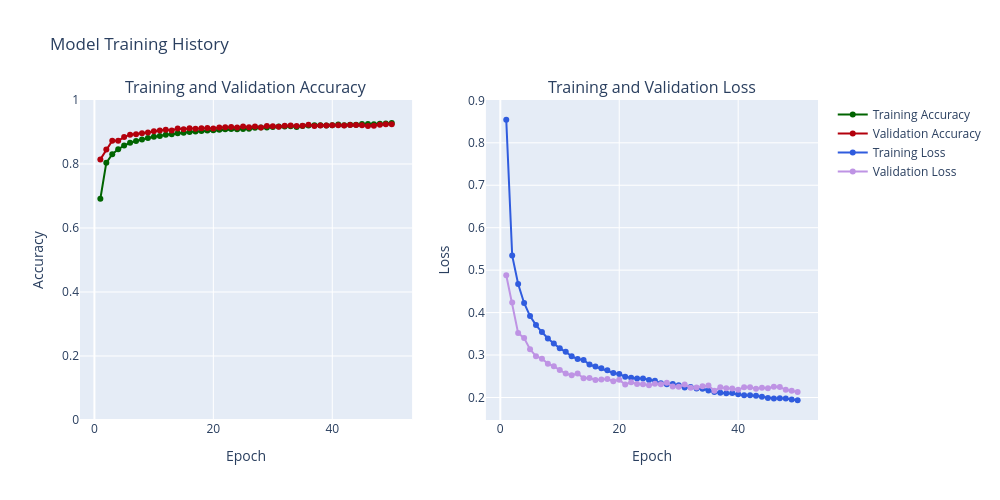

Here is the notebook cell this chart was saved with:
### Code cell
# 2D) Evaluate train and validation accuracy and loss 
def create_trace(x, y, ylabel, color):
    trace = go.Scatter(x=x,y=y,
                       name=ylabel,
                       marker=dict(color=color),
                       mode="lines+markers", 
                       text=[f"Epoch {epoch}<br>{ylabel}: {value:.4f}" for epoch, value in zip(x, y)], # Custom hover text
                       hoverinfo='text' # Show only custom text on hover
                      )
    return trace

def plot_accuracy_and_loss_plotly(history_object):
    hist = history_object.history
    acc = hist['accuracy']
    val_acc = hist['val_accuracy']
    loss = hist['loss']
    val_loss = hist['val_loss']
    
    epochs = list(range(1, len(acc) + 1))
    
    trace_ta = create_trace(epochs, acc, "Training Accuracy", "#006400") # Green
    trace_va = create_trace(epochs, val_acc, "Validation Accuracy", "#B3000C") # Red
    trace_tl = create_trace(epochs, loss, "Training Loss", "#305CDE") # Blue
    trace_vl = create_trace(epochs, val_loss, "Validation Loss", "#BE93E4") # Purple
   
    fig = make_subplots(rows=1, cols=2, subplot_titles=('Training and Validation Accuracy', 'Training and Validation Loss'))
    
    # Add traces to the first subplot (Accuracy)
    fig.add_trace(trace_ta, row=1, col=1)
    fig.add_trace(trace_va, row=1, col=1)
    
    # Add traces to the second subplot (Loss)
    fig.add_trace(trace_tl, row=1, col=2)
    fig.add_trace(trace_vl, row=1, col=2)
    
    # Update layout for x-axes
    fig.update_xaxes(title_text='Epoch', row=1, col=1)
    fig.update_xaxes(title_text='Epoch', row=1, col=2)
    
    # Update layout for y-axes
    fig.update_yaxes(title_text='Accuracy', range=[0, 1], row=1, col=1)
    fig.update_yaxes(title_text='Loss', row=1, col=2) 
    
    fig.update_layout(height=500, width=1000, title_text="Model Training History", showlegend=True)
    fig.show()

plot_accuracy_and_loss_plotly(history_CNN_Dropout)

### Figure 1 — Plotly figure (JSON) as saved in the notebook; plotly's stock layout.template omitted (floating-point values rounded to 4 significant figures)
{"data": [{"hoverinfo": "text", "marker": {"color": "#006400"}, "mode": "lines+markers", "name": "Training Accuracy", "text": ["Epoch 1<br>Training Accuracy: 0.6915", "Epoch 2<br>Training Accuracy: 0.8036", "Epoch 3<br>Training Accuracy: 0.8304", "Epoch 4<br>Training Accuracy: 0.8462", "Epoch 5<br>Training Accuracy: 0.8574", "Epoch 6<br>Training Accuracy: 0.8663", "Epoch 7<br>Training Accuracy: 0.8717", "Epoch 8<br>Training Accuracy: 0.8767", "Epoch 9<br>Training Accuracy: 0.8813", "Epoch 10<br>Training Accuracy: 0.8852", "Epoch 11<br>Training Accuracy: 0.8872", "Epoch 12<br>Training Accuracy: 0.8913", "Epoch 13<br>Training Accuracy: 0.8930", "Epoch 14<br>Training Accuracy: 0.8964", "Epoch 15<br>Training Accuracy: 0.8977", "Epoch 16<br>Training Accuracy: 0.9000", "Epoch 17<br>Training Accuracy: 0.9012", "Epoch 18<br>Training Accuracy: 0.9029", "Epoch 19<br>Training Accuracy: 0.9045", "Epoch 20<br>Training Accuracy: 0.9055", "Epoch 21<br>Training Accuracy: 0.9072", "Epoch 22<br>Training Accuracy: 0.9084", "Epoch 23<br>Training Accuracy: 0.9091", "Epoch 24<br>Training Accuracy: 0.9090", "Epoch 25<br>Training Accuracy: 0.9096", "Epoch 26<br>Training Accuracy: 0.9104", "Epoch 27<br>Training Accuracy: 0.9131", "Epoch 28<br>Training Accuracy: 0.9142", "Epoch 29<br>Training Accuracy: 0.9142", "Epoch 30<br>Training Accuracy: 0.9156", "Epoch 31<br>Training Accuracy: 0.9173", "Epoch 32<br>Training Accuracy: 0.9169", "Epoch 33<br>Training Accuracy: 0.9179", "Epoch 34<br>Training Accuracy: 0.9155", "Epoch 35<br>Training Accuracy: 0.9186", "Epoch 36<br>Training Accuracy: 0.9200", "Epoch 37<br>Training Accuracy: 0.9207", "Epoch 38<br>Training Accuracy: 0.9208", "Epoch 39<br>Training Accuracy: 0.9199", "Epoch 40<br>Training Accuracy: 0.9214", "Epoch 41<br>Training Accuracy: 0.9235", "Epoch 42<br>Training Accuracy: 0.9212", "Epoch 43<br>Training Accuracy: 0.9227", "Epoch 44<br>Training Accuracy: 0.9229", "Epoch 45<br>Training Accuracy: 0.9253", "Epoch 46<br>Training Accuracy: 0.9250", "Epoch 47<br>Training Accuracy: 0.9245", "Epoch 48<br>Training Accuracy: 0.9260", "Epoch 49<br>Training Accuracy: 0.9267", "Epoch 50<br>Training Accuracy: 0.9281"], "type": "scatter", "x": [1, 2, 3, 4, 5, 6, 7, 8, 9, 10, 11, 12, 13, 14, 15, 16, 17, 18, 19, 20, 21, 22, 23, 24, 25, 26, 27, 28, 29, 30, 31, 32, 33, 34, 35, 36, 37, 38, 39, 40, 41, 42, 43, 44, 45, 46, 47, 48, 49, 50], "xaxis": "x", "y": [0.6915, 0.8036, 0.8304, 0.8462, 0.8574, 0.8663, 0.8717, 0.8767, 0.8813, 0.8852, 0.8872, 0.8913, 0.893, 0.8964, 0.8977, 0.9, 0.9012, 0.9029, 0.9045, 0.9055, 0.9072, 0.9084, 0.9091, 0.909, 0.9096, 0.9104, 0.9131, 0.9142, 0.9142, 0.9156, 0.9173, 0.9169, 0.9179, 0.9155, 0.9186, 0.92, 0.9207, 0.9208, 0.9199, 0.9214, 0.9235, 0.9212, 0.9227, 0.9229, 0.9253, 0.925, 0.9245, 0.926, 0.9267, 0.9281], "yaxis": "y"}, {"hoverinfo": "text", "marker": {"color": "#B3000C"}, "mode": "lines+markers", "name": "Validation Accuracy", "text": ["Epoch 1<br>Validation Accuracy: 0.8143", "Epoch 2<br>Validation Accuracy: 0.8456", "Epoch 3<br>Validation Accuracy: 0.8725", "Epoch 4<br>Validation Accuracy: 0.8725", "Epoch 5<br>Validation Accuracy: 0.8842", "Epoch 6<br>Validation Accuracy: 0.8916", "Epoch 7<br>Validation Accuracy: 0.8932", "Epoch 8<br>Validation Accuracy: 0.8963", "Epoch 9<br>Validation Accuracy: 0.8982", "Epoch 10<br>Validation Accuracy: 0.9023", "Epoch 11<br>Validation Accuracy: 0.9050", "Epoch 12<br>Validation Accuracy: 0.9073", "Epoch 13<br>Validation Accuracy: 0.9049", "Epoch 14<br>Validation Accuracy: 0.9107", "Epoch 15<br>Validation Accuracy: 0.9085", "Epoch 16<br>Validation Accuracy: 0.9119", "Epoch 17<br>Validation Accuracy: 0.9104", "Epoch 18<br>Validation Accuracy: 0.9113", "Epoch 19<br>Validation Accuracy: 0.9122", "Epoch 20<br>Validation Accuracy: 0.9107", "Epoch 21<br>Validation Accuracy: 0.9144", "Epoch 22<br>Validation Accuracy: 0.9152", "Epoch 23<br>Validation Accuracy: 0.9160", "Epoch 24<br>Validation Accuracy: 0.9141", "Epoch 25<br>Validation Accuracy: 0.9171", "Epoch 26<br>Validation Accuracy: 0.9149", "Epoch 27<br>Validation Accuracy: 0.9173", "Epoch 28<br>Validation Accuracy: 0.9143", "Epoch 29<br>Validation Accuracy: 0.9190", "Epoch 30<br>Validation Accuracy: 0.9178", "Epoch 31<br>Validation Accuracy: 0.9161", "Epoch 32<br>Validation Accuracy: 0.9193", "Epoch 33<br>Validation Accuracy: 0.9205", "Epoch 34<br>Validation Accuracy: 0.9190", "Epoch 35<br>Validation Accuracy: 0.9195", "Epoch 36<br>Validation Accuracy: 0.9227", "Epoch 37<br>Validation Accuracy: 0.9185", "Epoch 38<br>Validation Accuracy: 0.9202", "Epoch 39<br>Validation Accuracy: 0.9205", "Epoch 40<br>Validation Accuracy: 0.9213", "Epoch 41<br>Validation Accuracy: 0.9209", "Epoch 42<br>Validation Accuracy: 0.9200", "Epoch 43<br>Validation Accuracy: 0.9218", "Epoch 44<br>Validation Accuracy: 0.9222", "Epoch 45<br>Validation Accuracy: 0.9208", "Epoch 46<br>Validation Accuracy: 0.9188", "Epoch 47<br>Validation Accuracy: 0.9196", "Epoch 48<br>Validation Accuracy: 0.9225", "Epoch 49<br>Validation Accuracy: 0.9245", "Epoch 50<br>Validation Accuracy: 0.9245"], "type": "scatter", "x": [1, 2, 3, 4, 5, 6, 7, 8, 9, 10, 11, 12, 13, 14, 15, 16, 17, 18, 19, 20, 21, 22, 23, 24, 25, 26, 27, 28, 29, 30, 31, 32, 33, 34, 35, 36, 37, 38, 39, 40, 41, 42, 43, 44, 45, 46, 47, 48, 49, 50], "xaxis": "x", "y": [0.8143, 0.8456, 0.8725, 0.8725, 0.8842, 0.8916, 0.8932, 0.8963, 0.8982, 0.9023, 0.905, 0.9073, 0.9049, 0.9107, 0.9085, 0.9119, 0.9104, 0.9113, 0.9122, 0.9107, 0.9144, 0.9152, 0.916, 0.9141, 0.9171, 0.9149, 0.9173, 0.9143, 0.919, 0.9178, 0.9161, 0.9193, 0.9205, 0.919, 0.9195, 0.9227, 0.9185, 0.9202, 0.9205, 0.9213, 0.9209, 0.92, 0.9218, 0.9222, 0.9208, 0.9188, 0.9196, 0.9225, 0.9245, 0.9245], "yaxis": "y"}, {"hoverinfo": "text", "marker": {"color": "#305CDE"}, "mode": "lines+markers", "name": "Training Loss", "text": ["Epoch 1<br>Training Loss: 0.8543", "Epoch 2<br>Training Loss: 0.5342", "Epoch 3<br>Training Loss: 0.4673", "Epoch 4<br>Training Loss: 0.4227", "Epoch 5<br>Training Loss: 0.3917", "Epoch 6<br>Training Loss: 0.3705", "Epoch 7<br>Training Loss: 0.3542", "Epoch 8<br>Training Loss: 0.3391", "Epoch 9<br>Training Loss: 0.3270", "Epoch 10<br>Training Loss: 0.3158", "Epoch 11<br>Training Loss: 0.3076", "Epoch 12<br>Training Loss: 0.2970", "Epoch 13<br>Training Loss: 0.2906", "Epoch 14<br>Training Loss: 0.2885", "Epoch 15<br>Training Loss: 0.2777", "Epoch 16<br>Training Loss: 0.2728", "Epoch 17<br>Training Loss: 0.2689", "Epoch 18<br>Training Loss: 0.2639", "Epoch 19<br>Training Loss: 0.2579", "Epoch 20<br>Training Loss: 0.2554", "Epoch 21<br>Training Loss: 0.2491", "Epoch 22<br>Training Loss: 0.2468", "Epoch 23<br>Training Loss: 0.2446", "Epoch 24<br>Training Loss: 0.2445", "Epoch 25<br>Training Loss: 0.2411", "Epoch 26<br>Training Loss: 0.2392", "Epoch 27<br>Training Loss: 0.2334", "Epoch 28<br>Training Loss: 0.2310", "Epoch 29<br>Training Loss: 0.2317", "Epoch 30<br>Training Loss: 0.2286", "Epoch 31<br>Training Loss: 0.2233", "Epoch 32<br>Training Loss: 0.2250", "Epoch 33<br>Training Loss: 0.2211", "Epoch 34<br>Training Loss: 0.2208", "Epoch 35<br>Training Loss: 0.2166", "Epoch 36<br>Training Loss: 0.2127", "Epoch 37<br>Training Loss: 0.2114", "Epoch 38<br>Training Loss: 0.2101", "Epoch 39<br>Training Loss: 0.2103", "Epoch 40<br>Training Loss: 0.2075", "Epoch 41<br>Training Loss: 0.2051", "Epoch 42<br>Training Loss: 0.2054", "Epoch 43<br>Training Loss: 0.2039", "Epoch 44<br>Training Loss: 0.2018", "Epoch 45<br>Training Loss: 0.1990", "Epoch 46<br>Training Loss: 0.1976", "Epoch 47<br>Training Loss: 0.1982", "Epoch 48<br>Training Loss: 0.1976", "Epoch 49<br>Training Loss: 0.1951", "Epoch 50<br>Training Loss: 0.1935"], "type": "scatter", "x": [1, 2, 3, 4, 5, 6, 7, 8, 9, 10, 11, 12, 13, 14, 15, 16, 17, 18, 19, 20, 21, 22, 23, 24, 25, 26, 27, 28, 29, 30, 31, 32, 33, 34, 35, 36, 37, 38, 39, 40, 41, 42, 43, 44, 45, 46, 47, 48, 49, 50], "xaxis": "x2", "y": [0.8543, 0.5342, 0.4673, 0.4227, 0.3917, 0.3705, 0.3542, 0.3391, 0.327, 0.3158, 0.3076, 0.297, 0.2906, 0.2885, 0.2777, 0.2728, 0.2689, 0.2639, 0.2579, 0.2554, 0.2491, 0.2468, 0.2446, 0.2445, 0.2411, 0.2392, 0.2334, 0.231, 0.2317, 0.2286, 0.2233, 0.225, 0.2211, 0.2208, 0.2166, 0.2127, 0.2114, 0.2101, 0.2103, 0.2075, 0.2051, 0.2054, 0.2039, 0.2018, 0.199, 0.1976, 0.1982, 0.1976, 0.1951, 0.1935], "yaxis": "y2"}, {"hoverinfo": "text", "marker": {"color": "#BE93E4"}, "mode": "lines+markers", "name": "Validation Loss", "text": ["Epoch 1<br>Validation Loss: 0.4880", "Epoch 2<br>Validation Loss: 0.4237", "Epoch 3<br>Validation Loss: 0.3516", "Epoch 4<br>Validation Loss: 0.3400", "Epoch 5<br>Validation Loss: 0.3136", "Epoch 6<br>Validation Loss: 0.2972", "Epoch 7<br>Validation Loss: 0.2914", "Epoch 8<br>Validation Loss: 0.2795", "Epoch 9<br>Validation Loss: 0.2735", "Epoch 10<br>Validation Loss: 0.2647", "Epoch 11<br>Validation Loss: 0.2563", "Epoch 12<br>Validation Loss: 0.2522", "Epoch 13<br>Validation Loss: 0.2565", "Epoch 14<br>Validation Loss: 0.2454", "Epoch 15<br>Validation Loss: 0.2457", "Epoch 16<br>Validation Loss: 0.2411", "Epoch 17<br>Validation Loss: 0.2426", "Epoch 18<br>Validation Loss: 0.2435", "Epoch 19<br>Validation Loss: 0.2384", "Epoch 20<br>Validation Loss: 0.2416", "Epoch 21<br>Validation Loss: 0.2308", "Epoch 22<br>Validation Loss: 0.2356", "Epoch 23<br>Validation Loss: 0.2320", "Epoch 24<br>Validation Loss: 0.2315", "Epoch 25<br>Validation Loss: 0.2290", "Epoch 26<br>Validation Loss: 0.2325", "Epoch 27<br>Validation Loss: 0.2310", "Epoch 28<br>Validation Loss: 0.2350", "Epoch 29<br>Validation Loss: 0.2257", "Epoch 30<br>Validation Loss: 0.2254", "Epoch 31<br>Validation Loss: 0.2304", "Epoch 32<br>Validation Loss: 0.2230", "Epoch 33<br>Validation Loss: 0.2233", "Epoch 34<br>Validation Loss: 0.2266", "Epoch 35<br>Validation Loss: 0.2283", "Epoch 36<br>Validation Loss: 0.2157", "Epoch 37<br>Validation Loss: 0.2240", "Epoch 38<br>Validation Loss: 0.2218", "Epoch 39<br>Validation Loss: 0.2209", "Epoch 40<br>Validation Loss: 0.2180", "Epoch 41<br>Validation Loss: 0.2243", "Epoch 42<br>Validation Loss: 0.2244", "Epoch 43<br>Validation Loss: 0.2206", "Epoch 44<br>Validation Loss: 0.2227", "Epoch 45<br>Validation Loss: 0.2218", "Epoch 46<br>Validation Loss: 0.2252", "Epoch 47<br>Validation Loss: 0.2249", "Epoch 48<br>Validation Loss: 0.2180", "Epoch 49<br>Validation Loss: 0.2161", "Epoch 50<br>Validation Loss: 0.2127"], "type": "scatter", "x": [1, 2, 3, 4, 5, 6, 7, 8, 9, 10, 11, 12, 13, 14, 15, 16, 17, 18, 19, 20, 21, 22, 23, 24, 25, 26, 27, 28, 29, 30, 31, 32, 33, 34, 35, 36, 37, 38, 39, 40, 41, 42, 43, 44, 45, 46, 47, 48, 49, 50], "xaxis": "x2", "y": [0.488, 0.4237, 0.3516, 0.34, 0.3136, 0.2972, 0.2914, 0.2795, 0.2735, 0.2647, 0.2563, 0.2522, 0.2565, 0.2454, 0.2457, 0.2411, 0.2426, 0.2435, 0.2384, 0.2416, 0.2308, 0.2356, 0.232, 0.2315, 0.229, 0.2325, 0.231, 0.235, 0.2257, 0.2254, 0.2304, 0.223, 0.2233, 0.2266, 0.2283, 0.2157, 0.224, 0.2218, 0.2209, 0.218, 0.2243, 0.2244, 0.2206, 0.2227, 0.2218, 0.2252, 0.2249, 0.218, 0.2161, 0.2127], "yaxis": "y2"}], "layout": {"annotations": [{"font": {"size": 16}, "showarrow": false, "text": "Training and Validation Accuracy", "x": 0.225, "xanchor": "center", "xref": "paper", "y": 1, "yanchor": "bottom", "yref": "paper"}, {"font": {"size": 16}, "showarrow": false, "text": "Training and Validation Loss", "x": 0.775, "xanchor": "center", "xref": "paper", "y": 1, "yanchor": "bottom", "yref": "paper"}], "height": 500, "showlegend": true, "title": {"text": "Model Training History"}, "width": 1000, "xaxis": {"anchor": "y", "domain": [0, 0.45], "title": {"text": "Epoch"}}, "xaxis2": {"anchor": "y2", "domain": [0.55, 1], "title": {"text": "Epoch"}}, "yaxis": {"anchor": "x", "domain": [0, 1], "range": [0, 1], "title": {"text": "Accuracy"}}, "yaxis2": {"anchor": "x2", "domain": [0, 1], "title": {"text": "Loss"}}}}
